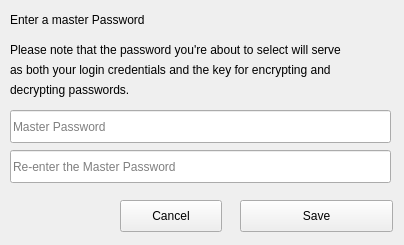
<?xml version="1.0" encoding="UTF-8"?>
<ui version="4.0">
 <class>Form</class>
 <widget class="QWidget" name="Form">
  <property name="geometry">
   <rect>
    <x>0</x>
    <y>0</y>
    <width>404</width>
    <height>245</height>
   </rect>
  </property>
  <property name="windowTitle">
   <string>Form</string>
  </property>
  <widget class="PasswordLineEdit" name="PasswordLineEdit">
   <property name="geometry">
    <rect>
     <x>10</x>
     <y>110</y>
     <width>381</width>
     <height>33</height>
    </rect>
   </property>
   <property name="placeholderText">
    <string>Master Password</string>
   </property>
  </widget>
  <widget class="PrimaryPushButton" name="MasterPWDContinue">
   <property name="geometry">
    <rect>
     <x>240</x>
     <y>200</y>
     <width>153</width>
     <height>32</height>
    </rect>
   </property>
   <property name="text">
    <string>Save</string>
   </property>
  </widget>
  <widget class="PushButton" name="CloseMasterPWDWindow">
   <property name="geometry">
    <rect>
     <x>120</x>
     <y>200</y>
     <width>102</width>
     <height>32</height>
    </rect>
   </property>
   <property name="text">
    <string>Cancel</string>
   </property>
  </widget>
  <widget class="StrongBodyLabel" name="StrongBodyLabel">
   <property name="geometry">
    <rect>
     <x>10</x>
     <y>10</y>
     <width>171</width>
     <height>19</height>
    </rect>
   </property>
   <property name="text">
    <string>Enter a master Password</string>
   </property>
  </widget>
  <widget class="PasswordLineEdit" name="PasswordLineEdit_2">
   <property name="geometry">
    <rect>
     <x>10</x>
     <y>150</y>
     <width>381</width>
     <height>33</height>
    </rect>
   </property>
   <property name="placeholderText">
    <string>Re-enter the Master Password</string>
   </property>
  </widget>
  <widget class="BodyLabel" name="BodyLabel">
   <property name="geometry">
    <rect>
     <x>10</x>
     <y>40</y>
     <width>1061</width>
     <height>19</height>
    </rect>
   </property>
   <property name="text">
    <string>Please note that the password you're about to select will serve</string>
   </property>
  </widget>
  <widget class="BodyLabel" name="BodyLabel_2">
   <property name="geometry">
    <rect>
     <x>10</x>
     <y>60</y>
     <width>671</width>
     <height>19</height>
    </rect>
   </property>
   <property name="text">
    <string>as both your login credentials and the key for encrypting and </string>
   </property>
  </widget>
  <widget class="BodyLabel" name="BodyLabel_3">
   <property name="geometry">
    <rect>
     <x>10</x>
     <y>80</y>
     <width>161</width>
     <height>19</height>
    </rect>
   </property>
   <property name="text">
    <string>decrypting passwords.</string>
   </property>
  </widget>
 </widget>
 <customwidgets>
  <customwidget>
   <class>PushButton</class>
   <extends>QPushButton</extends>
   <header>qfluentwidgets</header>
  </customwidget>
  <customwidget>
   <class>PrimaryPushButton</class>
   <extends>PushButton</extends>
   <header>qfluentwidgets</header>
  </customwidget>
  <customwidget>
   <class>BodyLabel</class>
   <extends>QLabel</extends>
   <header>qfluentwidgets</header>
  </customwidget>
  <customwidget>
   <class>StrongBodyLabel</class>
   <extends>QLabel</extends>
   <header>qfluentwidgets</header>
  </customwidget>
  <customwidget>
   <class>LineEdit</class>
   <extends>QLineEdit</extends>
   <header>qfluentwidgets</header>
  </customwidget>
  <customwidget>
   <class>PasswordLineEdit</class>
   <extends>LineEdit</extends>
   <header>qfluentwidgets</header>
  </customwidget>
 </customwidgets>
 <resources/>
 <connections/>
</ui>
